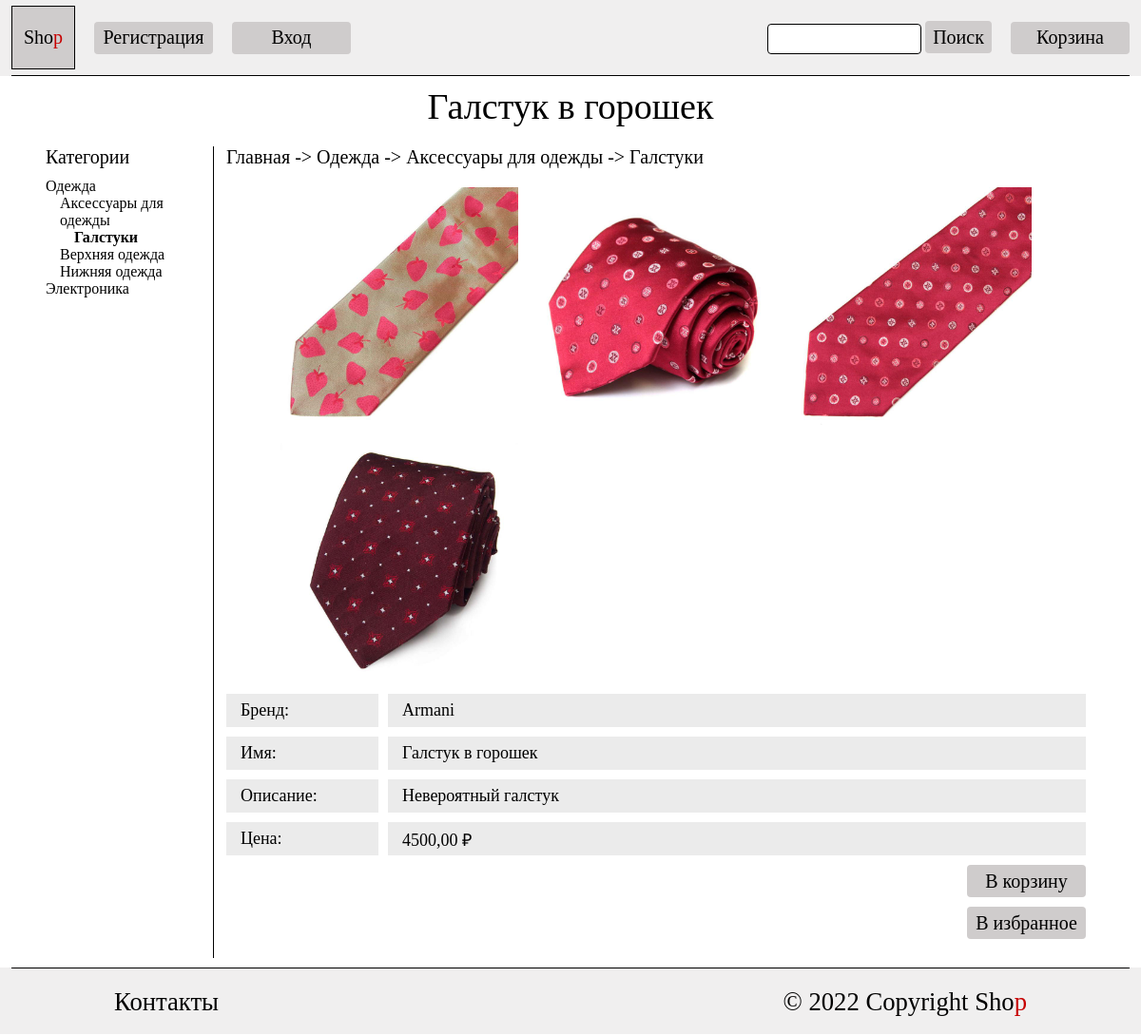
/product/5/, run on the app's committed database.
### shop/models.py (models this page shows, shortened)
class Product(models.Model):
    name = models.CharField(max_length=100, verbose_name='Наименование товара')
    brand = models.ForeignKey(Brand,
                              on_delete=models.CASCADE,
                              related_name='products',
                              verbose_name='Бренд товара')
    description = models.TextField(verbose_name='Описание товара')
    category = models.ForeignKey(Category,
                                 on_delete=models.CASCADE,
                                 related_name='products',
                                 verbose_name='Категория товара')
    price = models.DecimalField(max_digits=12,
                                decimal_places=2,
                                verbose_name='Стоимость товара')
    image_preview = models.ImageField(
        upload_to='product/',
        validators=[validate_product_image_size, ],
        verbose_name='Изображение предпросмотр товара',
        help_text=mark_safe(f'<span style="color:red; font-size:14px;">'
                            f'Разрешение изображения должно быть: '
                            f'{settings.PRODUCT_PREVIEW_IMAGE_RESOLUTION[0]}*{settings.PRODUCT_PREVIEW_IMAGE_RESOLUTION[1]}'
                            f'</span>')
    )
    class Meta:
        verbose_name_plural = 'Товары'
        verbose_name = 'Товар'
        ordering = ['name']

class Category(models.Model):
    name = models.CharField(max_length=100, verbose_name='Имя категории')
    slug = models.SlugField(unique=True)
    image = models.ImageField(
        upload_to='category/',
        validators=[validate_category_image_size, ],
        verbose_name='Изображение категории',
        help_text=mark_safe(f'<span style="color:red; font-size:14px;">'
                            f'Разрешение изображения должно быть: '
                            f'{settings.CATEGORY_IMAGE_RESOLUTION[0]}*{settings.CATEGORY_IMAGE_RESOLUTION[1]}'
                            f'</span>')
    )
    parent_category = models.ForeignKey(
        'self',
        blank=True,
        null=True,
        on_delete=models.CASCADE,
        related_name='child_category')
    class Meta:
        verbose_name_plural = 'Категории товаров'
        verbose_name = 'Категория товара'
        ordering = ['name']

class ImageProduct(models.Model):
    title = models.CharField(max_length=100, verbose_name='Заголовок изображения')
    image = models.ImageField(
        upload_to='product/',
        verbose_name='Изображение товара',
        help_text=mark_safe(f'<span style="color:red; font-size:14px;">'
                            f'Если разрешение изображения слишком большое, оно будет уменьшено до '
                            f'{settings.PRODUCT_IMAGE_RESOLUTION[0]} пикселей по большей стороне'
                            f'</span>')
    )
    product = models.ForeignKey(Product,
                                on_delete=models.CASCADE,
                                related_name='images',
                                verbose_name='Изображение товара')
    class Meta:
        verbose_name_plural = 'Изображения товаров'
        verbose_name = 'Изображение товаров'
        ordering = ['product']

class Brand(models.Model):
    name = models.CharField(max_length=100, verbose_name='Бренд')
    slug = models.SlugField(unique=True)
    class Meta:
        verbose_name_plural = 'Бренды товаров'
        verbose_name = 'Бренд товара'
        ordering = ['name']
    def __str__(self):
        return self.name

### shop/views.py (the view)
# urls.py: path('product/<int:product_id>/', product, name='product'),
def product(request, product_id):
    product = get_object_or_404(Product, id=product_id)
    images = ImageProduct.objects.filter(product=product)
    """получение списка категорий для отображения
        на HTML очереди категорий"""
    category_queue = get_category_queue(product.category)
    """получение дерева категорий"""
    category_queue_for_tree = deque(category_queue)
    category_tree = get_category_tree(category_queue_for_tree)
    """проверка является ли текущий товар в избранном
    у аутентифицированного пользователя"""
    is_favorite_product = (
            request.user.is_authenticated
            and FavoriteProduct.objects.filter(user=request.user, product=product).exists()
    )
    """проверка является ли текущий товар в корзине
    у аутентифицированного пользователя"""
    is_in_shopping_cart_product = (
            request.user.is_authenticated
            and ShoppingCartProduct.objects.filter(user=request.user, product=product).exists()
    )
    template = 'shop/product.html'
    context = {
        'product': product,
        'category_queue': category_queue,
        'category_tree': category_tree,
        'images': images,
        'is_favorite_product': is_favorite_product,
        'is_in_shopping_cart_product': is_in_shopping_cart_product
    }
    return render(request, template, context)

### shop/utils.py (called while the page is built)
def get_category_queue(category):
    categorys_queue = [category]
    while True:
        parent_category = categorys_queue[-1].parent_category
        if parent_category is None:
            break
        categorys_queue.append(parent_category)
    categorys_queue.reverse()
    return categorys_queue

### templates/shop/product.html (shortened to what this page needs)
{% extends "base.html" %}
{% block content %}
<div class="caption">{{ product.name }}</div>
<div class="shop_main">
    <aside>
        {% include "includes/aside_categories.html" %}
    </aside>
    <div class="product_category">
        <div class="category_caption">
            <a href="{% url 'shop:index' %}">Главная</a>
            {% for category in category_queue %}
                -> <a href="{% url 'shop:category' category.slug %}"> {{ category.name }} </a>
            {% endfor %}
        </div>
        <div class="grid_category">
            {% for image in images %}
                <div>
                    <a href="{{ image.image.url }}" target="_blank">
                    <div><img src="{{ image.image.url }}" width="100%"></div>
                    </a>
                </div>
            {% endfor %}
        </div>
          <div class="product_data_grid">
            <div class="product_data_self">Бренд:</div>
            <div class="product_data_self">{{ product.brand }}</div>
          </div>
          <div class="product_data_grid">
            <div class="product_data_self">Имя:</div>
            <div class="product_data_self">{{ product.name }}</div>
          </div>
          <div class="product_data_grid">
            <div class="product_data_self">Описание:</div>
            <div class="product_data_self">{{ product.description }}</div>
          </div>
          <div class="product_data_grid">
            <div class="product_data_self">Цена:</div>
            <div class="product_data_self">{{ product.price }} ₽</div>
          </div>
        <div class="buttons_product">
            {% if is_in_shopping_cart_product %}
                <a href="{% url 'users:shopping_cart' %}"><div class="button_header small_text">
                    <div>Товар в корзине</div>
                </div></a>
            {% else %}
                <a href="{% url 'shop:add_product_in_shopping_cart' product.id %}"><div class="button_header">
                    <div>В корзину</div>
                </div></a>
            {% endif %}
            {% if is_favorite_product %}
                <a href="{% url 'shop:add_del_favorite' product.id %}"><div class="button_header small_text">
                    <div>Из избранного</div>
                </div></a>
            {% else %}
                <a href="{% url 'shop:add_del_favorite' product.id %}"><div class="button_header">
                    <div>В избранное</div>
                </div></a>
            {% endif %}
            <div class="empty"></div>
        </div>
    </div>
</div>
{% endblock %}

### templates/includes/aside_categories.html
<div>
    <a href="{% url 'shop:index' %}"><div class="category_caption">Категории</div></a>
    {% for category in category_tree %}
        <div style="padding:0px {% widthratio category.nested 1 15 %}px;" class="{{ category.is_active }}">
            <a href="{% url 'shop:category' category.object.slug %}?order={{ current_order }}">{{ category.object.name }}</a>
        </div>
    {% endfor %}
</div>

### static_dev/css/style.css (style rules this page uses)
* { margin: 0; padding: 0; }
body { height: 100vh; display: grid; grid-template-rows: auto 1fr auto; font-family: 'Minion Pro'; }
a { text-decoration: none; color: black; }
.button_header { display: grid; place-items: center; background-color: #cfcccc; width: 125px; height: 34px; font-size: 20px; border-radius: 4px; }
.caption { text-align: center; font-size: 38px; margin: 10px 0; }
.shop_main { height: 80%; margin: 0px 4%; display: grid; grid-template-columns: 180px 1fr; }
aside { display: grid; grid-template-columns: 1fr 4px; justify-items: start; text-align: start; }
.category_caption { font-size: 20px; margin: 10px 0; }
.grid_category { text-align: center; justify-content: center; display: grid; grid-template-columns: repeat(auto-fit, 250px); grid-gap: 15px 20px; }
.product_category { justify-self: stretch; margin: 0px 10px; display: flex; flex-direction: column; gap: 10px 0px; }
.category_active { font-weight: bolder; }
.empty { height: 20px; }
.product_data_grid { display: grid; grid-template-columns: 160px 1fr; font-size: 18px; grid-column-gap: 10px; }
.product_data_self { display: grid; align-items: center; background-color: #ebebeb; margin: 0px 0px; padding-left: 15px; min-height: 35px; }
.buttons_product { display: grid; row-gap: 10px; justify-content: end; }

### data on the page
Product: name "Галстук в горошек", brand "Armani", description "Невероятный галстук", price "4500,00"
Category: object.name "Одежда", name "Одежда"
Category: object.name "Аксессуары для одежды", name "Аксессуары для одежды"
Category: object.name "Галстуки", name "Галстуки"
Category: object.name "Верхняя одежда"
Category: object.name "Нижняя одежда"
Category: object.name "Электроника"
ImageProduct: image (picture)
ImageProduct: image (picture)
ImageProduct: image (picture)
ImageProduct: image (picture)
